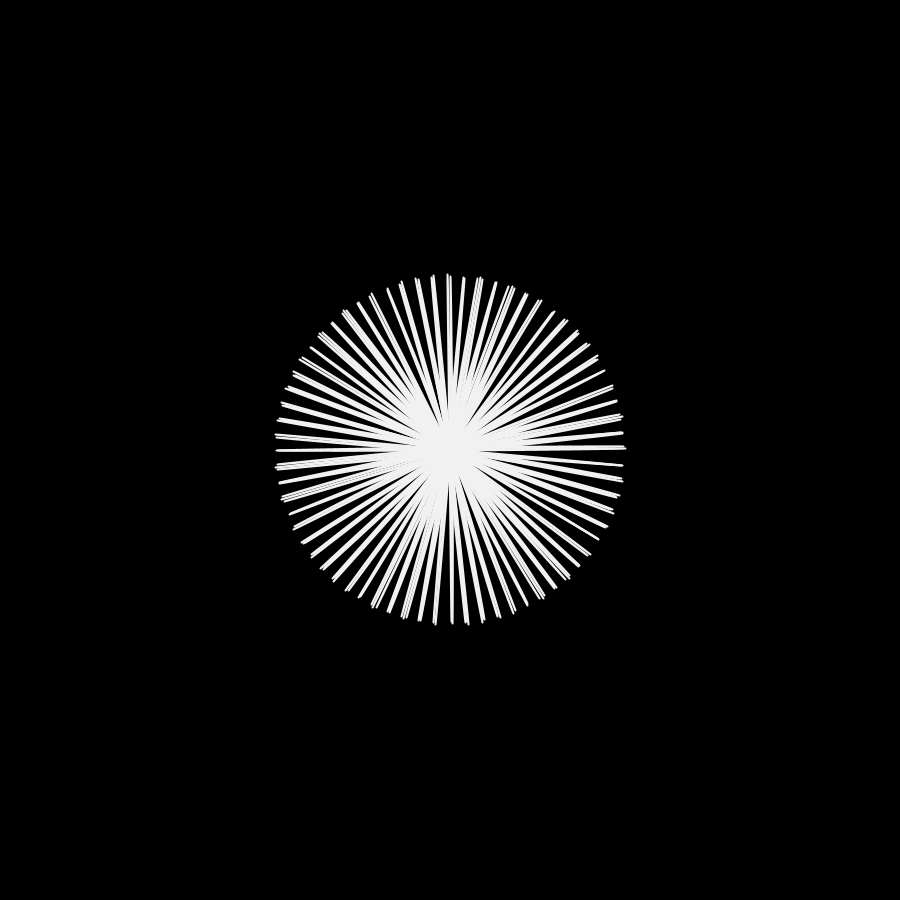
Frame 1 (no input)
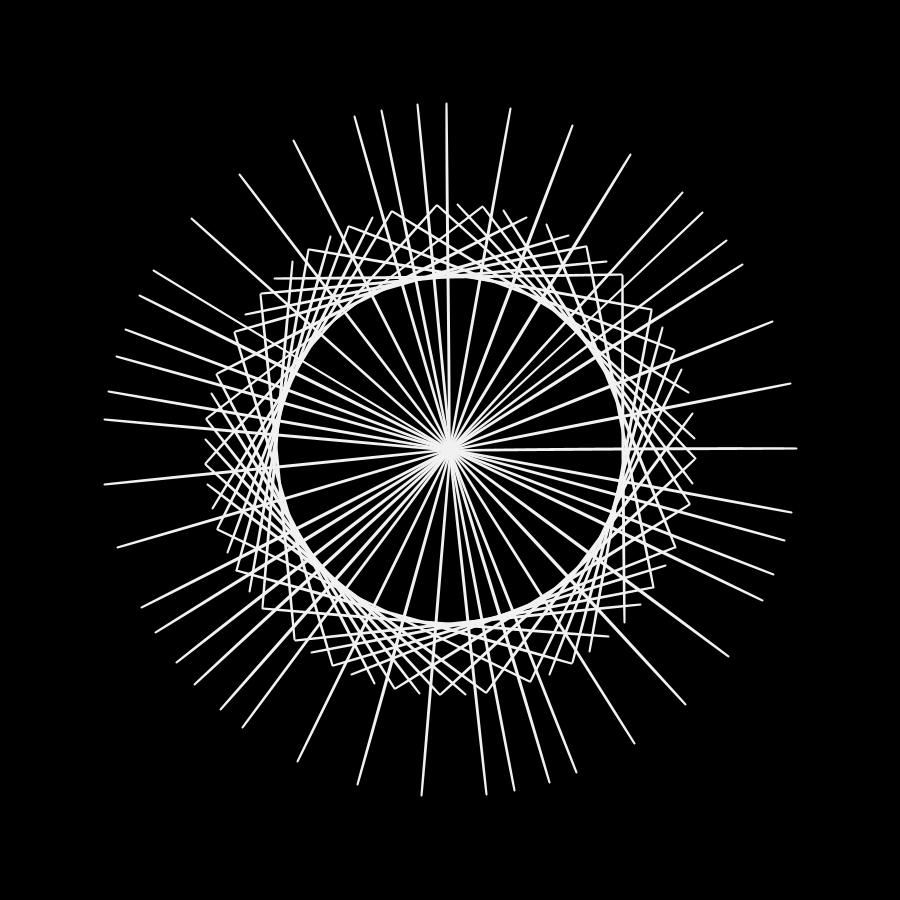
Frame 60 (the mouse pressed at the canvas centre just before this capture)
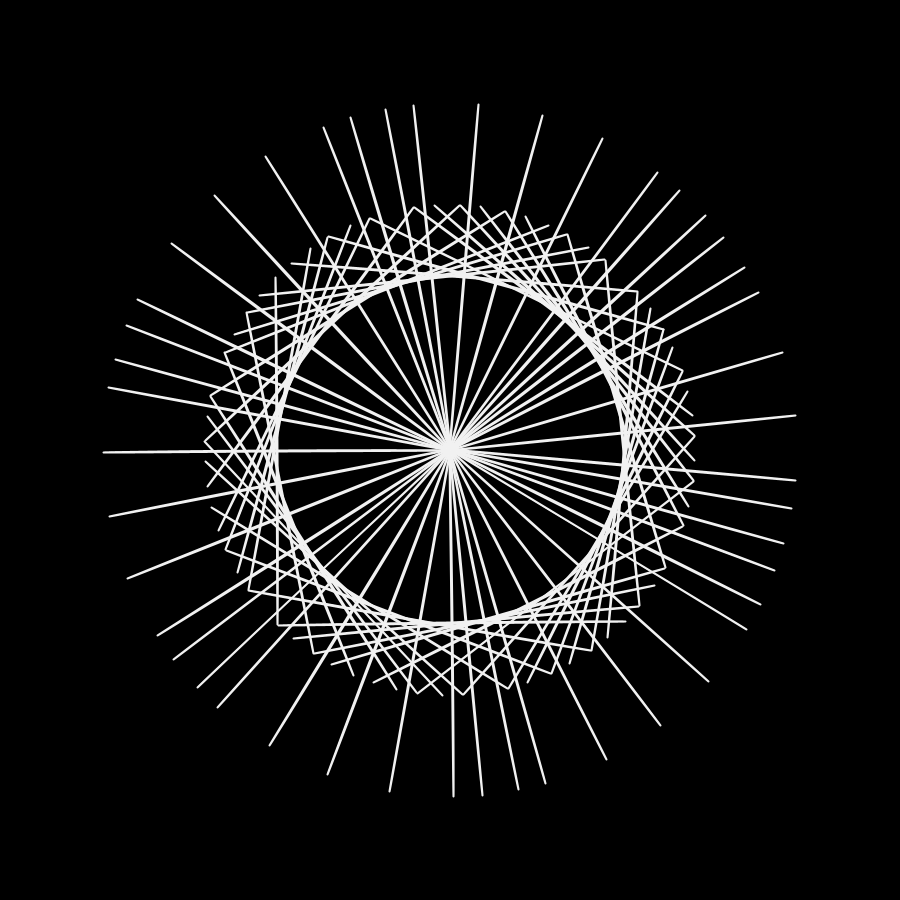
Frame 120 (the mouse held since frame 60 and released just before this capture)

The Processing sketch that drew these frames (run headless with seeded random() and noise(); from frame 60 on, the mouse is pressed at the canvas centre):

// Processing sketch: sketch_04_07_wavefigure
// ── sketch_04_07_wavefigure.pde
color bg = #000000;
color fg = #f1f1f1;
float x = 0;

void setup() {
  size(900, 900);
  background(bg);
  smooth();
  frameRate(25);
}

void draw() {
  background(bg);
  translate(width/2, height/2);

  float amount = 45;
  float magnitude = 100;

  stroke(fg);
  strokeWeight(2);

  for (int i = 0; i < amount; i++) {

    // wave1 alters the x-axis
    float wave1 = sin(radians(frameCount + i * 10)) / magnitude;

    // wave2 alters the y-axis
    float wave2 = tan(radians(frameCount + i * 180)) * magnitude;

    //scale(0.9);
    rotate(degrees(35));
    ellipse(wave1, wave2, 347, 1);
    ellipse(wave1, wave2, 1, 347);

    println (mouseX +"," + mouseY);
  }
}
